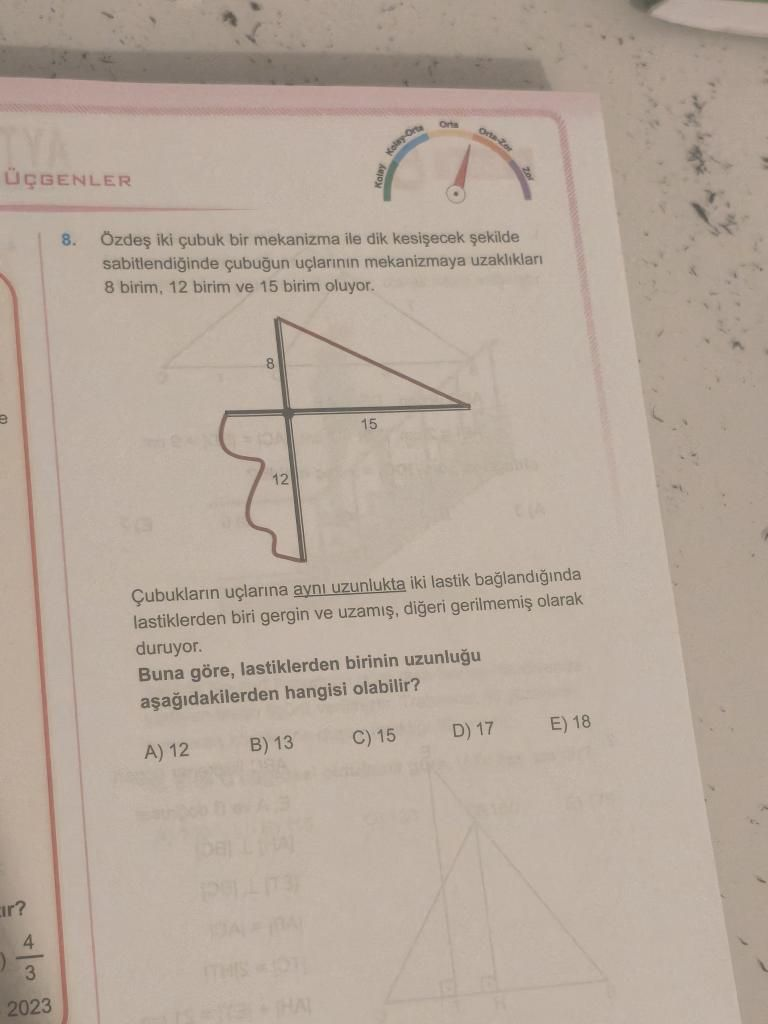
#> input picture testly_backend/sample.jpg, 768 x 1024 px; its folder holds only this picture in this run
$ python -i refined_question_pipeline.py   (imports and definitions only)
#> lines starting #> are read from the running program, lines starting #| are printed output that depends on the picture; after the words box and inside, x2 and y2 are one past the last pixel; in counts of white or black regions, pixels touching at a corner belong together
#> further down, picture is the input picture: shape (1024, 768, 3); mean B, G, R 154.4, 167.2, 181.7
# refined_question_pipeline.py
# Python 3.9+  |  pip install opencv-python numpy matplotlib

import os, glob, math
from pathlib import Path
import cv2 as cv
import numpy as np
import matplotlib.pyplot as plt

# ---------- IO helpers (Unicode-safe) ----------
IMG_EXTS = {".jpg", ".jpeg", ".png", ".bmp", ".tif", ".tiff", ".webp"}

def is_image(p: str) -> bool:
    return os.path.splitext(p)[1].lower() in IMG_EXTS

def imread_u(path: str, flags=cv.IMREAD_COLOR):
    data = np.fromfile(path, dtype=np.uint8)
    return cv.imdecode(data, flags)

# [5 lines left out: function imwrite_u, not called in this run]

# ---------- small utils ----------
def _odd(x: int) -> int:
    return int(x) | 1

def auto_block_size(h, w, frac=0.022, minv=21, maxv=151):
    k = _odd(int(round(min(h, w) * frac)))
    return max(minv, min(k, maxv))

# [31 lines left out: functions order_quad, perspective_warp, projection_lobes, gaussian_score, not called in this run]

def clamp01(x): return max(0.0, min(1.0, float(x)))

# ---------- YOUR PAGE CROP (integrated) ----------
def page_crop_user(bgr, debug=True):
    """
    Gray+CLAHE -> adaptive thr -> invert -> %80 merkez maskesi ->
    küçük bileşen temizliği -> dilate(H->V) -> close ->
    en büyük dış kontur boundingRect ile kırp.
    """
#> called with debug = True
    H, W = bgr.shape[:2]
#> H = 1024; W = 768
    k = max(3, round(W / 400))
#> k = 3
    images = [] if debug else None

    g = cv.cvtColor(bgr, cv.COLOR_BGR2GRAY)
    g = cv.createCLAHE(clipLimit=2.0, tileGridSize=(8, 8)).apply(g)
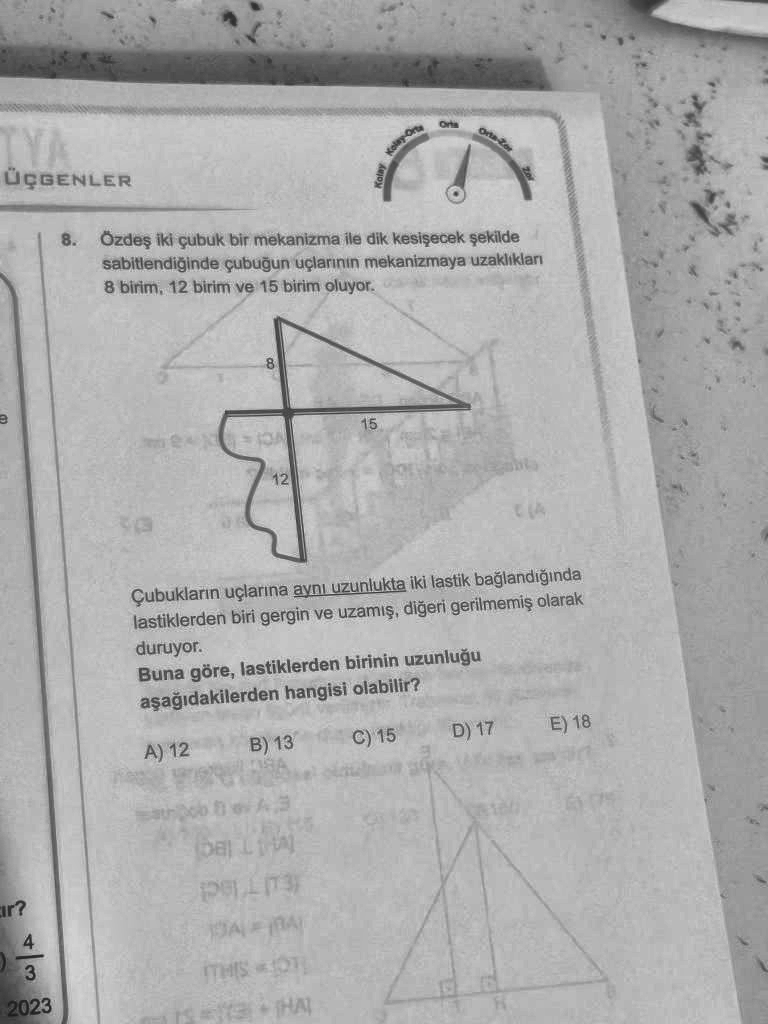
#> g: shape (1024, 768); min 27, max 216, mean 172
    if debug: images.append(("Gray+CLAHE (PC)", g))

    thr = cv.adaptiveThreshold(g, 255, cv.ADAPTIVE_THRESH_GAUSSIAN_C,
                               cv.THRESH_BINARY, 2 * k + 1, 10)
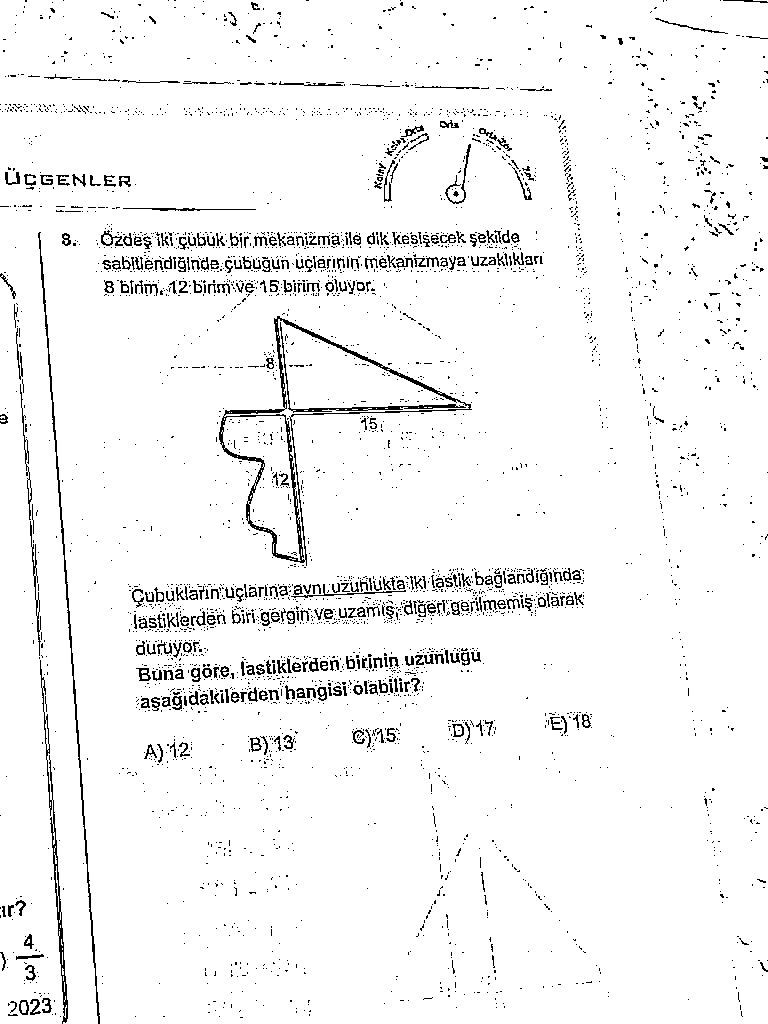
#> thr: shape (1024, 768); 95.8% white; black in thin lines or dots
    binv = cv.bitwise_not(thr)
#> binv: shape (1024, 768); 4.2% white in thin lines or dots

    mask = np.zeros_like(binv, dtype=np.uint8)
    scale = np.sqrt(0.8)
    new_W = int(W * scale); new_H = int(H * scale)
#> after `new_W = int(W * scale)`: new_W = 686
#> after `new_H = int(H * scale)`: new_H = 915
    x1 = (W - new_W) // 2; y1 = (H - new_H) // 2
#> after `x1 = (W - new_W) // 2`: x1 = 41
#> after `y1 = (H - new_H) // 2`: y1 = 54
    x2 = x1 + new_W;       y2 = y1 + new_H
#> after `x2 = x1 + new_W`: x2 = 727
#> after `y2 = y1 + new_H`: y2 = 969
    cv.rectangle(mask, (x1, y1), (x2, y2), 255, -1)
#> mask: shape (1024, 768); 80% white; 1 black region, box (x1, y1, x2, y2) and area: (0, 0, 768, 1024) 157140
    binv = cv.bitwise_and(binv, mask)
#> binv: shape (1024, 768); 3.7% white in thin lines or dots, all inside (x1, y1, x2, y2) = (41, 54, 728, 970)
    if debug: images.append(("Thr Invert + 80% Center Mask (PC)", binv))

    num, labels, stats, _ = cv.connectedComponentsWithStats(binv, 8)
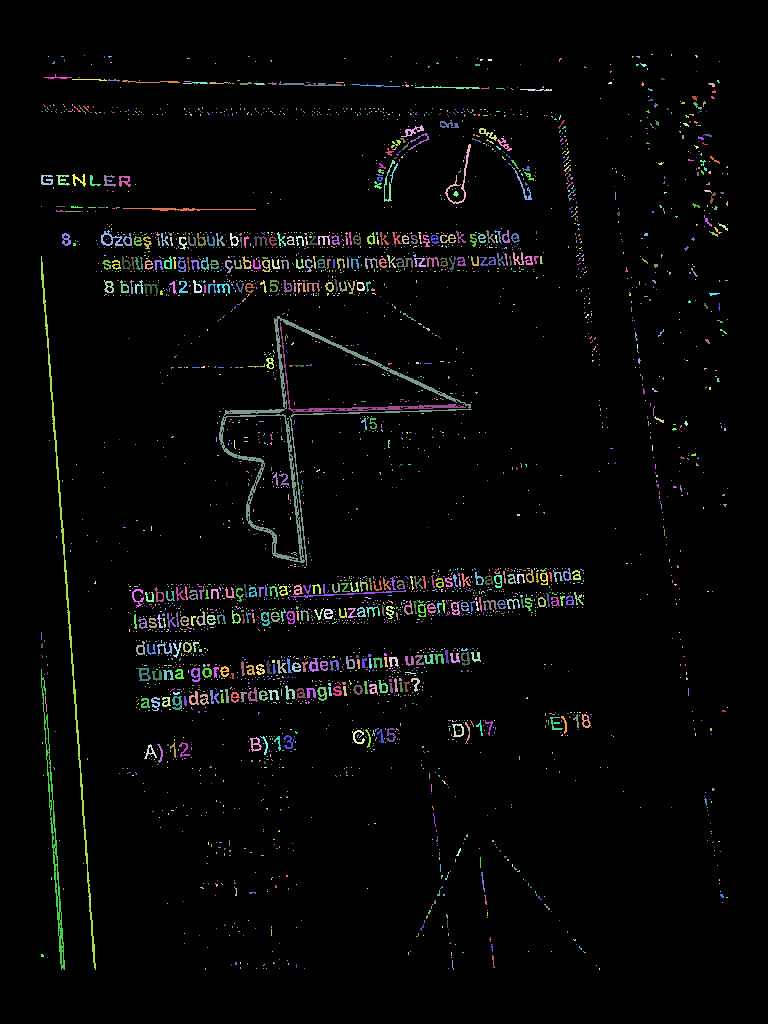
#> labels: shape (1024, 768) int32; 3332 distinct labels, from 0 to 3331; one colour per label, 0 black
#> num = 3332
    clean = np.zeros_like(binv)
    for i in range(1, num):
        if stats[i, cv.CC_STAT_AREA] >= 0.00005 * W * H:
            clean[labels == i] = 255
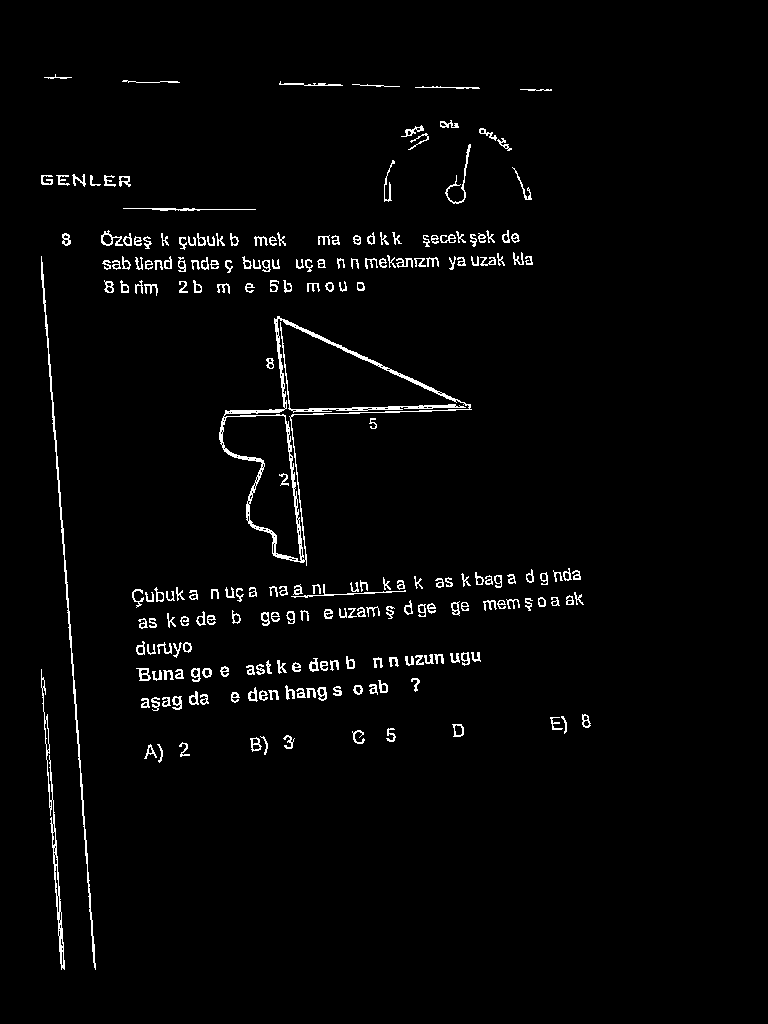
#> clean: shape (1024, 768); 2.4% white in thin lines or dots, all inside (x1, y1, x2, y2) = (41, 74, 591, 970)
    if debug: images.append(("Noise Clean (PC)", clean))

    ker_h = cv.getStructuringElement(cv.MORPH_RECT, (10 * k, 3))
    merged = cv.dilate(clean, ker_h, iterations=1)
#> merged: shape (1024, 768); 14.6% white; 27 white regions, largest, box (x1, y1, x2, y2) and area: (27, 255, 111, 971) 32106, (205, 315, 487, 567) 19374, (118, 567, 596, 609) 7863
    ker_v = cv.getStructuringElement(cv.MORPH_RECT, (3, 35 * k))
    merged = cv.dilate(merged, ker_v, iterations=1)
#> merged: shape (1024, 768); 44.4% white; 1 white region, box (x1, y1, x2, y2) and area: (26, 21, 607, 1023) 349353
    if debug: images.append(("Dilate HV (PC)", merged))

    ker_c = cv.getStructuringElement(cv.MORPH_RECT, (5 * k, 5 * k))
    merged = cv.morphologyEx(merged, cv.MORPH_CLOSE, ker_c, iterations=2)
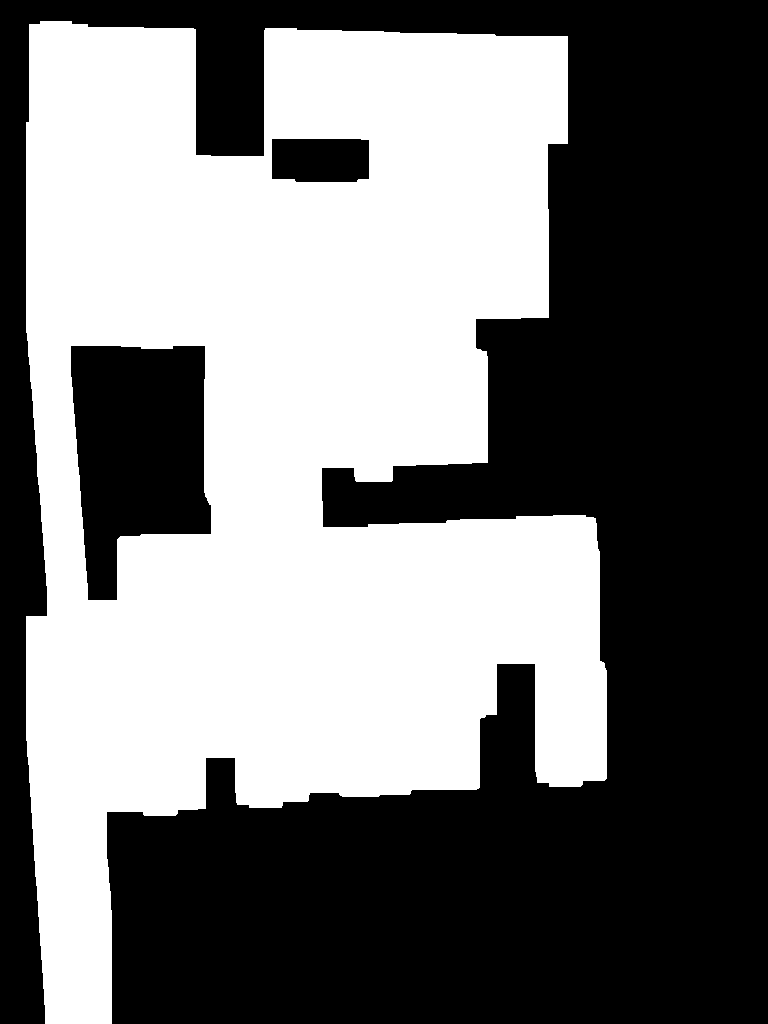
#> merged: shape (1024, 768); 46.2% white; 1 white region
    if debug: images.append(("Closing (PC)", merged))

    cnts, _ = cv.findContours(merged, cv.RETR_EXTERNAL, cv.CHAIN_APPROX_SIMPLE)
#> cnts = 1 contour; box (x1, y1, x2, y2) and area: (26, 21, 607, 1024) 391821
    if not cnts:
        if debug: images.append(("Page Crop (fallback orig)", bgr))
        return bgr, (images or [])
    page_contour = max(cnts, key=cv.contourArea)
#> page_contour = contour of 293 points, box (x1, y1, x2, y2) (26, 21, 607, 1024), area 391821
    x_p, y_p, w_p, h_p = cv.boundingRect(page_contour)
#> x_p = 26; y_p = 21; w_p = 581; h_p = 1003
    page_crop = bgr[y_p:y_p + h_p, x_p:x_p + w_p]
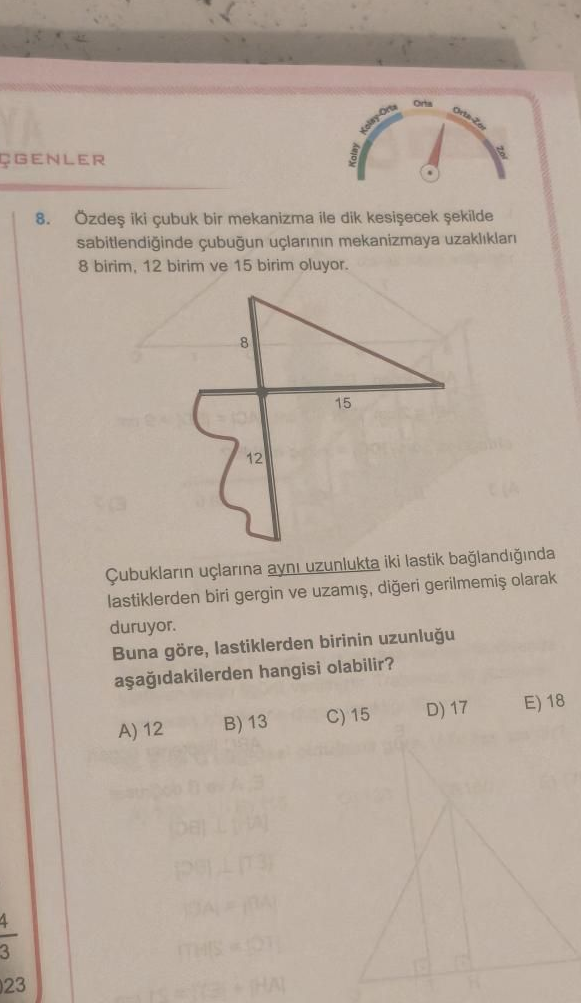
#> page_crop: shape (1003, 581, 3); mean B, G, R 156.3, 168.9, 183.4
    if debug: images.append(("Page Crop", page_crop))
    return page_crop, (images or [])

# ---------- core refine on a *page-cropped* image ----------
# [135 lines left out: functions refine_question_from_pagecrop, _show_stages, not called in this run]

# ---------- batch runner (save only finals to sonsoru) ----------
SCRIPT_DIR = Path(__file__).resolve().parent

# [44 lines left out: function run_folder_with_pagecrop, not called in this run]

# [2 lines not run here, left out]

>>> import cv2
>>> picture = cv2.imread('../sample.jpg')
>>> result = page_crop_user(picture)
